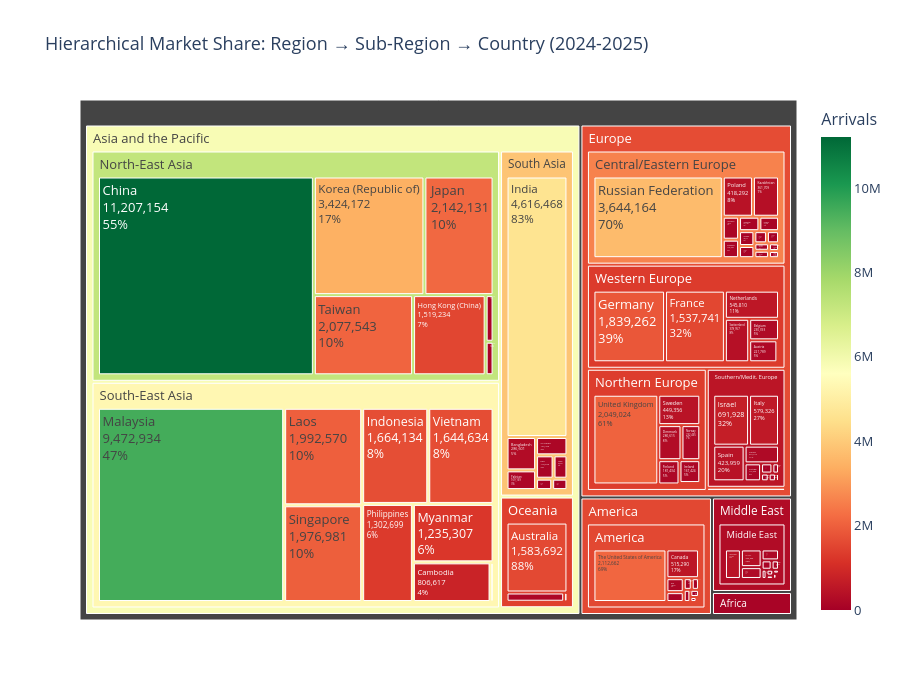

This figure's notebook cell:
### Markdown cell above
#### Graph 3A — Macro View: Regional & Sub-Regional & Country Market Share (Treemap)

### Code cell
# 1. Aggregate by Region > Sub_Region > Country
df_q3 = (
    df_final
    .groupby(['Region', 'Sub_Region', 'Country of Nationality'], as_index=False)['Number of Arrivals']
    .sum()
)

# 2. Filter out rows where arrivals are 0
df_q3 = df_q3[df_q3['Number of Arrivals'] > 0]

# 3. Treemap
fig3 = px.treemap(
    df_q3,
    path=['Region', 'Sub_Region', 'Country of Nationality'],
    values='Number of Arrivals',
    color='Number of Arrivals',
    color_continuous_scale='RdYlGn',
    title='Hierarchical Market Share: Region → Sub-Region → Country (2024-2025)',
)

fig3.update_layout(
    height=700,
    font=dict(size=13),
    coloraxis_colorbar=dict(title='Arrivals'),
)

fig3.update_traces(
    textinfo='label+value+percent parent',
    hovertemplate='<b>%{label}</b><br>Arrivals: %{value:,.0f}<br>Share of parent: %{percentParent:.1%}<extra></extra>',
)

fig3.show()

### Figure 1 — Plotly figure (JSON) as saved in the notebook; plotly's stock layout.template omitted (floating-point values rounded to 4 significant figures)
{"data": [{"branchvalues": "total", "customdata": [[83000.0], [33760.0], [11920.0], [41740.0], [53190.0], [140300.0], [46380.0], [51530.0], [133300.0], [515300.0], [33930.0], [44320.0], [93960.0], [17070.0], [2113000.0], [6638.0], [11210000.0], [1519000.0], [2142000.0], [3424000.0], [96290.0], [69220.0], [148.0], [2078000.0], [11250.0], [1584000.0], [197900.0], [4471.0], [286600.0], [50650.0], [4616000.0], [118800.0], [53480.0], [94260.0], [169200.0], [167500.0], [31300.0], [806600.0], [1664000.0], [1993000.0], [9473000.0], [1235000.0], [1303000.0], [1977000.0], [1645000.0], [52740.0], [37420.0], [128600.0], [37500.0], [78520.0], [361700.0], [26680.0], [24710.0], [50450.0], [418300.0], [103600.0], [3644000.0], [64230.0], [97740.0], [101200.0], [286600.0], [181400.0], [10240.0], [167400.0], [232500.0], [449400.0], [2049000.0], [57220.0], [22460.0], [8898.0], [43890.0], [691900.0], [579300.0], [112300.0], [21380.0], [25600.0], [424000.0], [231200.0], [221800.0], [230400.0], [1538000.0], [1839000.0], [12800.0], [545800.0], [379000.0], [16770.0], [64660.0], [35900.0], [21280.0], [42650.0], [178200.0], [12850.0], [229900.0], [87440.0], [441100.0], [342900.0], [21100.0], [89130.0], [1559000.0], [7234000.0], [1421000.0], [4471.0], [3865000.0], [5314000.0], [2612000.0], [1362000.0], [57220.0], [492300.0], [1320000.0], [276300.0], [89130.0], [1559000.0], [5822000.0], [1643000.0], [276300.0]], "domain": {"x": [0, 1], "y": [0, 1]}, "hovertemplate": "<b>%{label}</b><br>Arrivals: %{value:,.0f}<br>Share of parent: %{percentParent:.1%}<extra></extra>", "ids": ["Africa/Africa/ Other in Africa", "Africa/Africa/Ethiopia", "Africa/Africa/Kenya", "Africa/Africa/Mauritius", "Africa/Africa/Morocco", "Africa/Africa/South  Africa", "America/America/  Other in America", "America/America/Argentina", "America/America/Brazil", "America/America/Canada", "America/America/Chile", "America/America/Colombia", "America/America/Mexico", "America/America/Peru", "America/America/The United States of America", "America/America/Uruguay", "Asia and the Pacific/North-East Asia/China", "Asia and the Pacific/North-East Asia/Hong Kong (China)", "Asia and the Pacific/North-East Asia/Japan", "Asia and the Pacific/North-East Asia/Korea (Republic of)", "Asia and the Pacific/North-East Asia/Macao (China)", "Asia and the Pacific/North-East Asia/Mongolia", "Asia and the Pacific/North-East Asia/North Korea", "Asia and the Pacific/North-East Asia/Taiwan", "Asia and the Pacific/Oceania/  Other in Oceania", "Asia and the Pacific/Oceania/Australia", "Asia and the Pacific/Oceania/New Zealand", "Asia and the Pacific/Other in Asia/Other in Asia", "Asia and the Pacific/South Asia/Bangladesh", "Asia and the Pacific/South Asia/Bhutan", "Asia and the Pacific/South Asia/India", "Asia and the Pacific/South Asia/Iran", "Asia and the Pacific/South Asia/Maldives", "Asia and the Pacific/South Asia/Nepal", "Asia and the Pacific/South Asia/Pakistan", "Asia and the Pacific/South Asia/Sri Lanka", "Asia and the Pacific/South-East Asia/Brunei", "Asia and the Pacific/South-East Asia/Cambodia", "Asia and the Pacific/South-East Asia/Indonesia", "Asia and the Pacific/South-East Asia/Laos", "Asia and the Pacific/South-East Asia/Malaysia", "Asia and the Pacific/South-East Asia/Myanmar", "Asia and the Pacific/South-East Asia/Philippines", "Asia and the Pacific/South-East Asia/Singapore", "Asia and the Pacific/South-East Asia/Vietnam", "Europe/Central/Eastern Europe/Belarus", "Europe/Central/Eastern Europe/Bulgaria", "Europe/Central/Eastern Europe/Czech Republic", "Europe/Central/Eastern Europe/Estonia", "Europe/Central/Eastern Europe/Hungary", "Europe/Central/Eastern Europe/Kazakhstan", "Europe/Central/Eastern Europe/Kyrgyzstan", "Europe/Central/Eastern Europe/Latvia", "Europe/Central/Eastern Europe/Lithuania", "Europe/Central/Eastern Europe/Poland", "Europe/Central/Eastern Europe/Romania", "Europe/Central/Eastern Europe/Russian Federation", "Europe/Central/Eastern Europe/Slovakia", "Europe/Central/Eastern Europe/Ukraine", "Europe/Central/Eastern Europe/Uzbekistan", "Europe/Northern Europe/Denmark", "Europe/Northern Europe/Finland", "Europe/Northern Europe/Iceland", "Europe/Northern Europe/Ireland", "Europe/Northern Europe/Norway", "Europe/Northern Europe/Sweden", "Europe/Northern Europe/United Kingdom", "Europe/Other in Europe/Other in Europe", "Europe/Southern/Medit. Europe/Croatia", "Europe/Southern/Medit. Europe/Cyprus", "Europe/Southern/Medit. Europe/Greece", "Europe/Southern/Medit. Europe/Israel", "Europe/Southern/Medit. Europe/Italy", "Europe/Southern/Medit. Europe/Portugal", "Europe/Southern/Medit. Europe/Serbia", "Europe/Southern/Medit. Europe/Slovenia", "Europe/Southern/Medit. Europe/Spain", "Europe/Southern/Medit. Europe/Turkey", "Europe/Western Europe/Austria", "Europe/Western Europe/Belgium", "Europe/Western Europe/France", "Europe/Western Europe/Germany", "Europe/Western Europe/Luxembourg", "Europe/Western Europe/Netherlands", "Europe/Western Europe/Switzerland", "Middle East/Middle East/ Other in Middle East", "Middle East/Middle East/Bahrain", "Middle East/Middle East/Egypt", "Middle East/Middle East/Iraq", "Middle East/Middle East/Jordan", "Middle East/Middle East/Kuwait", "Middle East/Middle East/Lebanon", "Middle East/Middle East/Oman", "Middle East/Middle East/Qatar", "Middle East/Middle East/Saudi Arabia", "Middle East/Middle East/U.A.E.", "Middle East/Middle East/Yemen", "Africa/Africa", "America/America", "Asia and the Pacific/North-East Asia", "Asia and the Pacific/Oceania", "Asia and the Pacific/Other in Asia", "Asia and the Pacific/South Asia", "Asia and the Pacific/South-East Asia", "Europe/Central/Eastern Europe", "Europe/Northern Europe", "Europe/Other in Europe", "Europe/Southern/Medit. Europe", "Europe/Western Europe", "Middle East/Middle East", "Africa", "America", "Asia and the Pacific", "Europe", "Middle East"], "labels": [" Other in Africa", "Ethiopia", "Kenya", "Mauritius", "Morocco", "South  Africa", "  Other in America", "Argentina", "Brazil", "Canada", "Chile", "Colombia", "Mexico", "Peru", "The United States of America", "Uruguay", "China", "Hong Kong (China)", "Japan", "Korea (Republic of)", "Macao (China)", "Mongolia", "North Korea", "Taiwan", "  Other in Oceania", "Australia", "New Zealand", "Other in Asia", "Bangladesh", "Bhutan", "India", "Iran", "Maldives", "Nepal", "Pakistan", "Sri Lanka", "Brunei", "Cambodia", "Indonesia", "Laos", "Malaysia", "Myanmar", "Philippines", "Singapore", "Vietnam", "Belarus", "Bulgaria", "Czech Republic", "Estonia", "Hungary", "Kazakhstan", "Kyrgyzstan", "Latvia", "Lithuania", "Poland", "Romania", "Russian Federation", "Slovakia", "Ukraine", "Uzbekistan", "Denmark", "Finland", "Iceland", "Ireland", "Norway", "Sweden", "United Kingdom", "Other in Europe", "Croatia", "Cyprus", "Greece", "Israel", "Italy", "Portugal", "Serbia", "Slovenia", "Spain", "Turkey", "Austria", "Belgium", "France", "Germany", "Luxembourg", "Netherlands", "Switzerland", " Other in Middle East", "Bahrain", "Egypt", "Iraq", "Jordan", "Kuwait", "Lebanon", "Oman", "Qatar", "Saudi Arabia", "U.A.E.", "Yemen", "Africa", "America", "North-East Asia", "Oceania", "Other in Asia", "South Asia", "South-East Asia", "Central/Eastern Europe", "Northern Europe", "Other in Europe", "Southern/Medit. Europe", "Western Europe", "Middle East", "Africa", "America", "Asia and the Pacific", "Europe", "Middle East"], "marker": {"coloraxis": "coloraxis", "colors": [83000.0, 33760.0, 11920.0, 41740.0, 53190.0, 140300.0, 46380.0, 51530.0, 133300.0, 515300.0, 33930.0, 44320.0, 93960.0, 17070.0, 2113000.0, 6638.0, 11210000.0, 1519000.0, 2142000.0, 3424000.0, 96290.0, 69220.0, 148.0, 2078000.0, 11250.0, 1584000.0, 197900.0, 4471.0, 286600.0, 50650.0, 4616000.0, 118800.0, 53480.0, 94260.0, 169200.0, 167500.0, 31300.0, 806600.0, 1664000.0, 1993000.0, 9473000.0, 1235000.0, 1303000.0, 1977000.0, 1645000.0, 52740.0, 37420.0, 128600.0, 37500.0, 78520.0, 361700.0, 26680.0, 24710.0, 50450.0, 418300.0, 103600.0, 3644000.0, 64230.0, 97740.0, 101200.0, 286600.0, 181400.0, 10240.0, 167400.0, 232500.0, 449400.0, 2049000.0, 57220.0, 22460.0, 8898.0, 43890.0, 691900.0, 579300.0, 112300.0, 21380.0, 25600.0, 424000.0, 231200.0, 221800.0, 230400.0, 1538000.0, 1839000.0, 12800.0, 545800.0, 379000.0, 16770.0, 64660.0, 35900.0, 21280.0, 42650.0, 178200.0, 12850.0, 229900.0, 87440.0, 441100.0, 342900.0, 21100.0, 89130.0, 1559000.0, 7234000.0, 1421000.0, 4471.0, 3865000.0, 5314000.0, 2612000.0, 1362000.0, 57220.0, 492300.0, 1320000.0, 276300.0, 89130.0, 1559000.0, 5822000.0, 1643000.0, 276300.0]}, "name": "", "parents": ["Africa/Africa", "Africa/Africa", "Africa/Africa", "Africa/Africa", "Africa/Africa", "Africa/Africa", "America/America", "America/America", "America/America", "America/America", "America/America", "America/America", "America/America", "America/America", "America/America", "America/America", "Asia and the Pacific/North-East Asia", "Asia and the Pacific/North-East Asia", "Asia and the Pacific/North-East Asia", "Asia and the Pacific/North-East Asia", "Asia and the Pacific/North-East Asia", "Asia and the Pacific/North-East Asia", "Asia and the Pacific/North-East Asia", "Asia and the Pacific/North-East Asia", "Asia and the Pacific/Oceania", "Asia and the Pacific/Oceania", "Asia and the Pacific/Oceania", "Asia and the Pacific/Other in Asia", "Asia and the Pacific/South Asia", "Asia and the Pacific/South Asia", "Asia and the Pacific/South Asia", "Asia and the Pacific/South Asia", "Asia and the Pacific/South Asia", "Asia and the Pacific/South Asia", "Asia and the Pacific/South Asia", "Asia and the Pacific/South Asia", "Asia and the Pacific/South-East Asia", "Asia and the Pacific/South-East Asia", "Asia and the Pacific/South-East Asia", "Asia and the Pacific/South-East Asia", "Asia and the Pacific/South-East Asia", "Asia and the Pacific/South-East Asia", "Asia and the Pacific/South-East Asia", "Asia and the Pacific/South-East Asia", "Asia and the Pacific/South-East Asia", "Europe/Central/Eastern Europe", "Europe/Central/Eastern Europe", "Europe/Central/Eastern Europe", "Europe/Central/Eastern Europe", "Europe/Central/Eastern Europe", "Europe/Central/Eastern Europe", "Europe/Central/Eastern Europe", "Europe/Central/Eastern Europe", "Europe/Central/Eastern Europe", "Europe/Central/Eastern Europe", "Europe/Central/Eastern Europe", "Europe/Central/Eastern Europe", "Europe/Central/Eastern Europe", "Europe/Central/Eastern Europe", "Europe/Central/Eastern Europe", "Europe/Northern Europe", "Europe/Northern Europe", "Europe/Northern Europe", "Europe/Northern Europe", "Europe/Northern Europe", "Europe/Northern Europe", "Europe/Northern Europe", "Europe/Other in Europe", "Europe/Southern/Medit. Europe", "Europe/Southern/Medit. Europe", "Europe/Southern/Medit. Europe", "Europe/Southern/Medit. Europe", "Europe/Southern/Medit. Europe", "Europe/Southern/Medit. Europe", "Europe/Southern/Medit. Europe", "Europe/Southern/Medit. Europe", "Europe/Southern/Medit. Europe", "Europe/Southern/Medit. Europe", "Europe/Western Europe", "Europe/Western Europe", "Europe/Western Europe", "Europe/Western Europe", "Europe/Western Europe", "Europe/Western Europe", "Europe/Western Europe", "Middle East/Middle East", "Middle East/Middle East", "Middle East/Middle East", "Middle East/Middle East", "Middle East/Middle East", "Middle East/Middle East", "Middle East/Middle East", "Middle East/Middle East", "Middle East/Middle East", "Middle East/Middle East", "Middle East/Middle East", "Middle East/Middle East", "Africa", "America", "Asia and the Pacific", "Asia and the Pacific", "Asia and the Pacific", "Asia and the Pacific", "Asia and the Pacific", "Europe", "Europe", "Europe", "Europe", "Europe", "Middle East", "", "", "", "", ""], "textinfo": "label+value+percent parent", "type": "treemap", "values": [83000.0, 33760.0, 11920.0, 41740.0, 53190.0, 140300.0, 46380.0, 51530.0, 133300.0, 515300.0, 33930.0, 44320.0, 93960.0, 17070.0, 2113000.0, 6638.0, 11210000.0, 1519000.0, 2142000.0, 3424000.0, 96290.0, 69220.0, 148.0, 2078000.0, 11250.0, 1584000.0, 197900.0, 4471.0, 286600.0, 50650.0, 4616000.0, 118800.0, 53480.0, 94260.0, 169200.0, 167500.0, 31300.0, 806600.0, 1664000.0, 1993000.0, 9473000.0, 1235000.0, 1303000.0, 1977000.0, 1645000.0, 52740.0, 37420.0, 128600.0, 37500.0, 78520.0, 361700.0, 26680.0, 24710.0, 50450.0, 418300.0, 103600.0, 3644000.0, 64230.0, 97740.0, 101200.0, 286600.0, 181400.0, 10240.0, 167400.0, 232500.0, 449400.0, 2049000.0, 57220.0, 22460.0, 8898.0, 43890.0, 691900.0, 579300.0, 112300.0, 21380.0, 25600.0, 424000.0, 231200.0, 221800.0, 230400.0, 1538000.0, 1839000.0, 12800.0, 545800.0, 379000.0, 16770.0, 64660.0, 35900.0, 21280.0, 42650.0, 178200.0, 12850.0, 229900.0, 87440.0, 441100.0, 342900.0, 21100.0, 364000.0, 3055000.0, 20540000.0, 1793000.0, 4471.0, 5557000.0, 20130000.0, 5227000.0, 3377000.0, 57220.0, 2161000.0, 4767000.0, 1495000.0, 364000.0, 3055000.0, 48020000.0, 15590000.0, 1495000.0]}], "layout": {"coloraxis": {"colorbar": {"title": {"text": "Arrivals"}}, "colorscale": [[0, "rgb(165,0,38)"], [0.1, "rgb(215,48,39)"], [0.2, "rgb(244,109,67)"], [0.3, "rgb(253,174,97)"], [0.4, "rgb(254,224,139)"], [0.5, "rgb(255,255,191)"], [0.6, "rgb(217,239,139)"], [0.7, "rgb(166,217,106)"], [0.8, "rgb(102,189,99)"], [0.9, "rgb(26,152,80)"], [1, "rgb(0,104,55)"]]}, "font": {"size": 13}, "height": 700, "legend": {"tracegroupgap": 0}, "title": {"text": "Hierarchical Market Share: Region → Sub-Region → Country (2024-2025)"}}}
